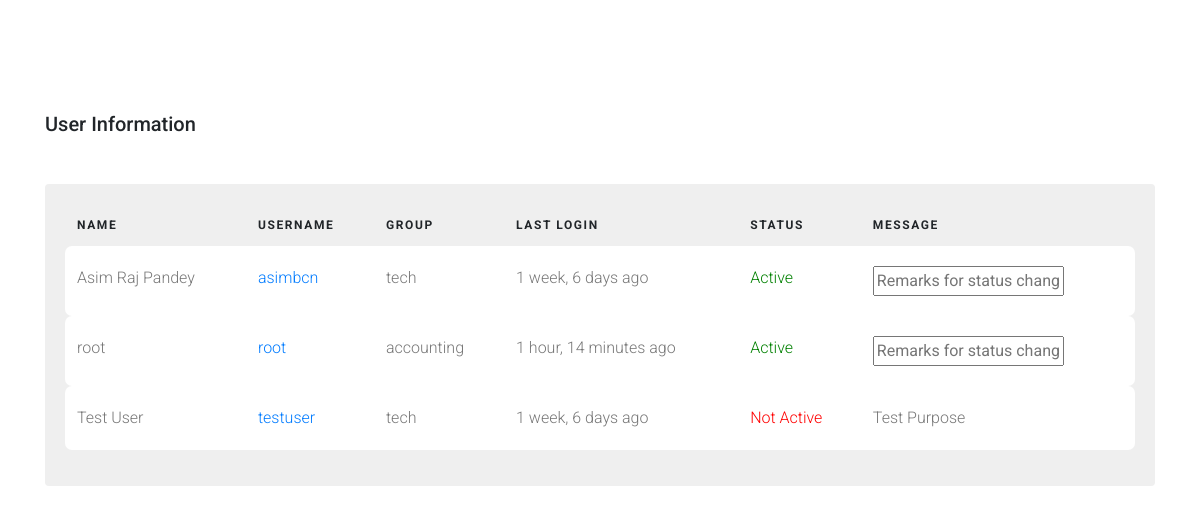
Page /index/user_info/ (signed in) on the committed database.
### Users/models.py (models this page shows, shortened)
class UserInfo(models.Model):
    groupchoices = models.TextChoices('groupchoices', 'management accounting sales tech restricted')
    user = models.OneToOneField(User,
                                on_delete=models.CASCADE,
                                null=True,
                                blank=True)
    name = models.CharField(max_length=200, null=True)
    email = models.EmailField(max_length=200,null=True)
    image = models.ImageField(null=True, upload_to='profile_pics/', blank=True)
    active = models.BooleanField(default=True)
    priv_level = models.IntegerField(default=3)
    group = models.CharField(max_length=100,
                             default='restricted',
                             choices=groupchoices.choices)
    remarks = models.CharField(max_length=200, null=True, blank=True)

### System/views.py (the view)
# urls.py: path("user_info/", views.user_info, name="user_info"),
@login_required(login_url='login')
def user_info(request):
    if not check_user_status(request):
        messages.error(request, 'Your account is not active. Please contact admin to activate your account.')
        return redirect('logout')
    info = UserInfo.objects.all()
    context = {'data':info}
    return render(request, 'dms/statistics/user_info.html', context)

### System/utils.py (called while the page is built)
def check_user_status(request):
    user = UserInfo.objects.get(user=request.user)
    if user.active == True:
        return True
    else:
        return False

### template/dms/statistics/user_info.html (shortened to what this page needs)
{% load static %}
<!doctype html>
<html lang="en">
  <head></head>
    <link rel="stylesheet" href="{% static 'css/sec/bootstrap.min.css' %}">
    <link rel="stylesheet" href="{% static 'css/sec/style.css' %}">
  </head>
  <body>
  <div class="content">
    <div class="container">
      {%if messages%}
      {%for message in messages%}
      <h2 class="mb-5">{{message}}</h2>
      {%endfor%}
      {% else %}
      <h2 class="mb-5">User Information</h2>
      {%endif%}
      <div class="table-responsive custom-table-responsive">
        <table class="table custom-table">
          <thead>
            <tr>
              <th scope="col">Name</th>
              <th scope="col">Username</th>
              <th scope="col">Group</th>
              <th scope="col">Last Login</th>
              <th scope="col">Status</th>
              <th scope="col">Message</th>
            </tr>
          </thead>
          <tbody>
            {% if data %}
            {% for d in data%}
            <tr scope="row">
              <td>
                {{d.name}}
              </td>
              <td><a href="#">{{d.user}}</a></td>
              <td>
                {%if d.group == "restricted"%}
                <form action="{% url 'restrict' d.pk %}" method="post">
                  {%csrf_token%}
                <select name="myselect" id="myselect" onchange="this.form.submit()">
                  <option value="restricted">restricted</option>
                  <option value="management">management</option>
                  <option value="accounting">accounting</option>
                  <option value="sales">sales</option>
                  <option value="tech">tech</option>
                </select>
                </form>
                {%else%}
                {{d.group}}
                {%endif%}
              </td>
              <td>{{d.user.last_login | timesince}} ago</td>
                {%if d.active == True %}
                <td>
                  <a style="color:green;" >
                Active
              </a>
              </td>
                {%else%}
              <td>
                <a href="{% url 'change_status' pk=d.pk reason='test' %}" style="color:red; text-decoration: none;">
                Not Active
              </a>
              </td>
                {%endif%}
              <td>
                {%if d.remarks == "Active" or d.remarks == None%}
                <form action="{% url 'active_change' d.pk %}" method="post">
                  <input type="text" name="reason" placeholder="Remarks for status change">
                </form>
                {%elif d.active == False %}
                {{d.remarks}}
                {%endif%}
              </td>
            </tr>
            {%endfor%}
            {%endif%}
          </tbody>
        </table>
      </div>
    </div>
  </div>
  </body>
</html>

### static/css/sec/style.css (style rules this page uses)
body { font-family: "Roboto", -apple-system, BlinkMacSystemFont, "Segoe UI", Roboto, "Helvetica Neue", Arial, "Noto Sans", sans-serif, "Apple Color Emoji", "Segoe UI Emoji", "Segoe UI Symbol", "Noto Color Emoji"; background-color: #fff; font-weight: 300; }
h1, h2, h3, h4, h5, h6, .h1, .h2, .h3, .h4, .h5, .h6 { font-family: "Roboto", -apple-system, BlinkMacSystemFont, "Segoe UI", Roboto, "Helvetica Neue", Arial, "Noto Sans", sans-serif, "Apple Color Emoji", "Segoe UI Emoji", "Segoe UI Symbol", "Noto Color Emoji"; }
a { -webkit-transition: .3s all ease; -o-transition: .3s all ease; transition: .3s all ease; }
a, a:hover { text-decoration: none !important; }
.content { padding: 7rem 0; }
h2 { font-size: 20px; }
.custom-table-responsive { background-color: #efefef; padding: 20px; border-radius: 4px; }
.custom-table { min-width: 900px; }
.custom-table thead tr, .custom-table thead th { border-top: none; border-bottom: none !important; font-size: 12px; text-transform: uppercase; letter-spacing: .1rem; }
.custom-table tbody th, .custom-table tbody td { color: #777; font-weight: 400; padding-bottom: 20px; padding-top: 20px; font-weight: 300; }
.custom-table tbody tr:not(.spacer) { border-radius: 7px; overflow: hidden; -webkit-transition: .3s all ease; -o-transition: .3s all ease; transition: .3s all ease; }
.custom-table tbody tr th, .custom-table tbody tr td { background: #fff; border: none; }
.custom-table tbody tr th:first-child, .custom-table tbody tr td:first-child { border-top-left-radius: 7px; border-bottom-left-radius: 7px; }
.custom-table tbody tr th:last-child, .custom-table tbody tr td:last-child { border-top-right-radius: 7px; border-bottom-right-radius: 7px; }

### rows in the picture
UserInfo: name "Asim Raj Pandey", user "asimbcn", group "tech", user.last_login "1 week, 6 days", active "Active"
UserInfo: name "root", user "root", group "accounting", user.last_login "1 hour, 14 minutes", active "Active"
UserInfo: name "Test User", user "testuser", group "tech", user.last_login "1 week, 6 days", active "Not Active", remarks "Test Purpose"
